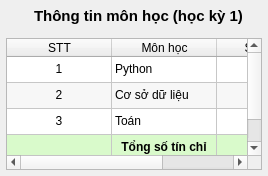
                <widget class="QFrame" name="subjectsCard">
                 <property name="minimumSize">
                  <size>
                   <width>268</width>
                   <height>168</height>
                  </size>
                 </property>
                 <layout class="QVBoxLayout" name="subjectsCardLayout">
                  <property name="leftMargin">
                   <number>0</number>
                  </property>
                  <property name="topMargin">
                   <number>0</number>
                  </property>
                  <property name="rightMargin">
                   <number>0</number>
                  </property>
                  <property name="bottomMargin">
                   <number>0</number>
                  </property>
                  <property name="spacing">
                   <number>0</number>
                  </property>
                  <item>
                   <widget class="QFrame" name="subjectsCardHeader">
                    <layout class="QHBoxLayout" name="subjectsCardHeaderLayout">
                     <property name="leftMargin">
                      <number>6</number>
                     </property>
                     <property name="topMargin">
                      <number>6</number>
                     </property>
                     <property name="rightMargin">
                      <number>6</number>
                     </property>
                     <property name="bottomMargin">
                      <number>6</number>
                     </property>
                     <property name="spacing">
                      <number>8</number>
                     </property>
                     <item>
                      <widget class="QLabel" name="subjectsCardIcon">
                       <property name="text">
                        <string />
                       </property>
                       <property name="font">
                        <font>
                         <family>Segoe UI</family>
                         <pointsize>9</pointsize>
                         <bold>false</bold>
                        </font>
                       </property>
                       <property name="pixmap">
                        <pixmap>:/icons/book.svg</pixmap>
                       </property>
                       <property name="scaledContents">
                        <bool>true</bool>
                       </property>
                       <property name="minimumSize">
                        <size>
                         <width>20</width>
                         <height>20</height>
                        </size>
                       </property>
                       <property name="maximumSize">
                        <size>
                         <width>20</width>
                         <height>20</height>
                        </size>
                       </property>
                      </widget>
                     </item>
                     <item>
                      <widget class="QLabel" name="subjectsCardTitle">
                       <property name="text">
                        <string>Thông tin môn học (học kỳ 1)</string>
                       </property>
                       <property name="font">
                        <font>
                         <family>Segoe UI</family>
                         <pointsize>11</pointsize>
                         <bold>true</bold>
                        </font>
                       </property>
                      </widget>
                     </item>
                    </layout>
                   </widget>
                  </item>
                  <item>
                   <widget class="QWidget" name="subjectsCardBody">
                    <layout class="QVBoxLayout" name="subjectsCardBodyLayout">
                     <property name="leftMargin">
                      <number>6</number>
                     </property>
                     <property name="topMargin">
                      <number>6</number>
                     </property>
                     <property name="rightMargin">
                      <number>6</number>
                     </property>
                     <property name="bottomMargin">
                      <number>6</number>
                     </property>
                     <property name="spacing">
                      <number>8</number>
                     </property>
                     <item>
                      <widget class="QTableWidget" name="subjectsTable">
                       <property name="font">
                        <font>
                         <family>Segoe UI</family>
                         <pointsize>9</pointsize>
                         <bold>false</bold>
                        </font>
                       </property>
                       <property name="rowCount">
                        <number>4</number>
                       </property>
                       <property name="columnCount">
                        <number>3</number>
                       </property>
                       <property name="editTriggers">
                        <set>QAbstractItemView::NoEditTriggers</set>
                       </property>
                       <property name="selectionBehavior">
                        <enum>QAbstractItemView::SelectRows</enum>
                       </property>
                       <property name="alternatingRowColors">
                        <bool>true</bool>
                       </property>
                       <property name="sortingEnabled">
                        <bool>false</bool>
                       </property>
                       <attribute name="verticalHeaderVisible">
                        <bool>false</bool>
                       </attribute>
                       <attribute name="verticalHeaderDefaultSectionSize">
                        <number>26</number>
                       </attribute>
                       <attribute name="horizontalHeaderDefaultSectionSize">
                        <number>105</number>
                       </attribute>
                       <attribute name="horizontalHeaderStretchLastSection">
                        <bool>true</bool>
                       </attribute>
                       <row />
                       <row />
                       <row />
                       <row />
                       <column>
                        <property name="text">
                         <string>STT</string>
                        </property>
                       </column>
                       <column>
                        <property name="text">
                         <string>Môn học</string>
                        </property>
                       </column>
                       <column>
                        <property name="text">
                         <string>Số tín chỉ</string>
                        </property>
                       </column>
                       <item row="0" column="0">
                        <property name="text">
                         <string>1</string>
                        </property>
                        <property name="textAlignment">
                         <set>AlignCenter</set>
                        </property>
                        <property name="font">
                         <font>
                          <family>Segoe UI</family>
                          <pointsize>9</pointsize>
                          <bold>false</bold>
                         </font>
                        </property>
                       </item>
                       <item row="0" column="1">
                        <property name="text">
                         <string>Python</string>
                        </property>
                        <property name="textAlignment">
                         <set>AlignLeft|AlignVCenter</set>
                        </property>
                        <property name="font">
                         <font>
                          <family>Segoe UI</family>
                          <pointsize>9</pointsize>
                          <bold>false</bold>
                         </font>
                        </property>
                       </item>
                       <item row="0" column="2">
                        <property name="text">
                         <string>3</string>
                        </property>
                        <property name="textAlignment">
                         <set>AlignCenter</set>
                        </property>
                        <property name="font">
                         <font>
                          <family>Segoe UI</family>
                          <pointsize>9</pointsize>
                          <bold>false</bold>
                         </font>
                        </property>
                       </item>
                       <item row="1" column="0">
                        <property name="text">
                         <string>2</string>
                        </property>
                        <property name="textAlignment">
                         <set>AlignCenter</set>
                        </property>
                        <property name="font">
                         <font>
                          <family>Segoe UI</family>
                          <pointsize>9</pointsize>
                          <bold>false</bold>
                         </font>
                        </property>
                       </item>
                       <item row="1" column="1">
                        <property name="text">
                         <string>Cơ sở dữ liệu</string>
                        </property>
                        <property name="textAlignment">
                         <set>AlignLeft|AlignVCenter</set>
                        </property>
                        <property name="font">
                         <font>
                          <family>Segoe UI</family>
                          <pointsize>9</pointsize>
                          <bold>false</bold>
                         </font>
                        </property>
                       </item>
                       <item row="1" column="2">
                        <property name="text">
                         <string>3</string>
                        </property>
                        <property name="textAlignment">
                         <set>AlignCenter</set>
                        </property>
                        <property name="font">
                         <font>
                          <family>Segoe UI</family>
                          <pointsize>9</pointsize>
                          <bold>false</bold>
                         </font>
                        </property>
                       </item>
                       <item row="2" column="0">
                        <property name="text">
                         <string>3</string>
                        </property>
                        <property name="textAlignment">
                         <set>AlignCenter</set>
                        </property>
                        <property name="font">
                         <font>
                          <family>Segoe UI</family>
                          <pointsize>9</pointsize>
                          <bold>false</bold>
                         </font>
                        </property>
                       </item>
                       <item row="2" column="1">
                        <property name="text">
                         <string>Toán</string>
                        </property>
                        <property name="textAlignment">
                         <set>AlignLeft|AlignVCenter</set>
                        </property>
                        <property name="font">
                         <font>
                          <family>Segoe UI</family>
                          <pointsize>9</pointsize>
                          <bold>false</bold>
                         </font>
                        </property>
                       </item>
                       <item row="2" column="2">
                        <property name="text">
                         <string>2</string>
                        </property>
                        <property name="textAlignment">
                         <set>AlignCenter</set>
                        </property>
                        <property name="font">
                         <font>
                          <family>Segoe UI</family>
                          <pointsize>9</pointsize>
                          <bold>false</bold>
                         </font>
                        </property>
                       </item>
                       <item row="3" column="0">
                        <property name="text">
                         <string />
                        </property>
                        <property name="textAlignment">
                         <set>AlignCenter</set>
                        </property>
                        <property name="font">
                         <font>
                          <family>Segoe UI</family>
                          <pointsize>9</pointsize>
                          <bold>true</bold>
                         </font>
                        </property>
                        <property name="background">
                         <brush brushstyle="SolidPattern">
                          <color alpha="255">
                           <red>217</red>
                           <green>250</green>
                           <blue>203</blue>
                          </color>
                         </brush>
                        </property>
                       </item>
                       <item row="3" column="1">
                        <property name="text">
                         <string>Tổng số tín chỉ</string>
                        </property>
                        <property name="textAlignment">
                         <set>AlignCenter</set>
                        </property>
                        <property name="font">
                         <font>
                          <family>Segoe UI</family>
                          <pointsize>9</pointsize>
                          <bold>true</bold>
                         </font>
                        </property>
                        <property name="background">
                         <brush brushstyle="SolidPattern">
                          <color alpha="255">
                           <red>217</red>
                           <green>250</green>
                           <blue>203</blue>
                          </color>
                         </brush>
                        </property>
                       </item>
                       <item row="3" column="2">
                        <property name="text">
                         <string>8</string>
                        </property>
                        <property name="textAlignment">
                         <set>AlignCenter</set>
                        </property>
                        <property name="font">
                         <font>
                          <family>Segoe UI</family>
                          <pointsize>9</pointsize>
                          <bold>true</bold>
                         </font>
                        </property>
                        <property name="background">
                         <brush brushstyle="SolidPattern">
                          <color alpha="255">
                           <red>217</red>
                           <green>250</green>
                           <blue>203</blue>
                          </color>
                         </brush>
                        </property>
                       </item>
                       <property name="minimumSize">
                        <size>
                         <width>0</width>
                         <height>132</height>
                        </size>
                       </property>
                       <property name="maximumSize">
                        <size>
                         <width>16777215</width>
                         <height>132</height>
                        </size>
                       </property>
                       <property name="selectionMode">
                        <enum>QAbstractItemView::NoSelection</enum>
                       </property>
                      </widget>
                     </item>
                    </layout>
                   </widget>
                  </item>
                 </layout>
                </widget>
